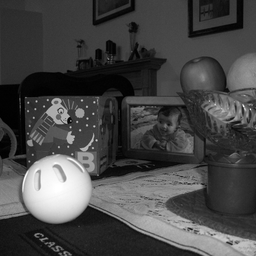
%> input picture images/toysflash.png (cropped and resized to the size of MATLAB's example picture, made grey), 256 x 256 px, given in place of rice.png, which was not available
$ octave assignmentv2.m   (GNU Octave 9; MATLAB toolbox functions it lacks are replaced by stand-ins)
%> lines starting %> are read from the running program, lines starting %| are printed output that depends on the picture; in (x1, y1, x2, y2) boxes, pixels count from 0 and x2, y2 are one past the last pixel; in counts of white or black regions, pixels touching at a corner belong together; the program's own positions count from 1; pictures that were not available may be replaced by others from this repository, and a replacement may not be noted
imageDataPath = fullfile(matlabroot, 'toolbox', 'images', 'imdata');
files = dir(fullfile(imageDataPath, '*.png'));
disp({files.name});
image = imread(fullfile(imageDataPath, 'rice.png'));
%> image is the input picture: size 256x256 uint8; min 0, max 255, mean 70.6
imshow(image);

% Calculate histogram
[counts, binLocations] = imhist(image);
%> counts = 256 values, max 1255 at index 48, min 17 at index 255, mean 256; binLocations = 256 values from 0 to 255

% Plot histogram
figure;
bar(binLocations, counts);
title('Intensity Histogram of Rice Image');
xlabel('Pixel Intensity');
ylabel('Frequency');
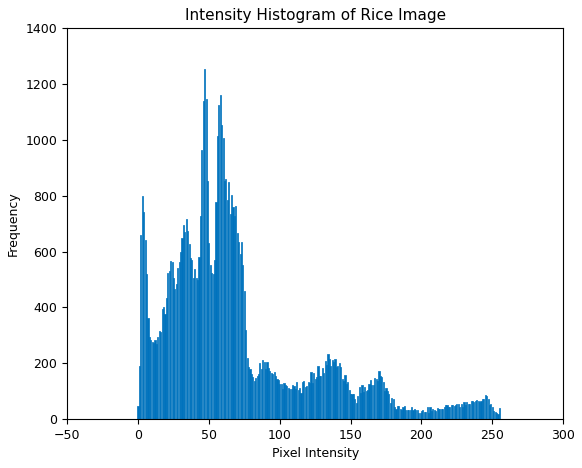
%> figure redrawn from the program's plot data; tallest bar 1255 high, from x = 46.6 to 47.4

% This script computes a global threshold for a given grayscale image I, by
% choosing an arbitrary initial estimate of a threshold, grouping the
% pixels into two sets, one with intensity values larger than the
% threshold, the other with intensity values smaller or equal than the
% threshold and calculate the mean of both sets. The mean of these two
% means will be taken as the new threshold estimate and this procedure is
% repeated until there is no change between two threshold estimates anymore
% The algorithm is equivalent to k-means clustering with two clusters.

% Load an image I before running the script
[counts, binLocations] = size(image);
%> counts = 256; binLocations = 256

[hist, x] = imhist(image);
%> hist = 256 values, max 1255 at index 48, min 17 at index 255, mean 256; x = 256 values from 0 to 255

% probability of intensities
p = hist/(counts*counts);
%> p = 256 values, max 0.0191 at index 48, min 0.000259 at index 255, mean 0.00391

% pick an initial estimate threshold
thresh=mean(image(:))+0.2;
%> thresh = 70.85

while true
    % all pixel with intensity > current threshold
    group1 = (x > thresh);
    % mean intensity of this set of pixels
    mean1 = sum(x(group1).*p(group1))/sum(p(group1));
    % all pixel with intensity <= current threshold
    group2 = (x<= thresh);
    % mean intensity of this set of pixels
    mean2 = sum(x(group2).*p(group2))/sum(p(group2));

    % new threshold estimate
    threshnew = (mean1 + mean2)/2;
    % continue until convergence
    if thresh==threshnew || isnan(thresh)
        break;
    else
        thresh=threshnew  % show steps taken
    end
end
%> this loop made 6 passes
%> (mean1, mean2, threshnew, thresh) on passes 1 to 5: (132.6, 40.58, 86.61, 86.61), (149.4, 44.12, 96.76, 96.76), (156.7, 45.82, 101.2, 101.2), (159.5, 46.53, 103, 103), (160.5, 46.79, 103.6, 103.6)
%> (mean1, mean2, threshnew) on pass 6: (160.5, 46.79, 103.6)

% display group1 as a red semi-transparent overlay
mask=image>thresh;
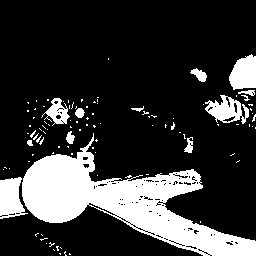
%> mask: size 256x256 logical; 21% white; 102 white regions (89 under 20 px), largest, box (x1, y1, x2, y2) and area: (22, 133, 256, 256) 10286, (0, 177, 28, 219) 794, (229, 54, 256, 90) 739
imshow(labeloverlay(image,mask,'Colormap','autumn'));
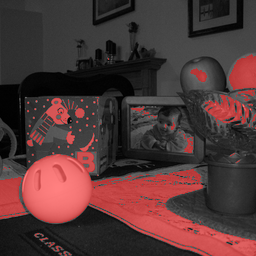
%> displayed picture: size 256x256x3, on the screen's scale of 0 to 255; mean R, G, B 80.6, 53.9, 53.9


%otsu method
function [threshold, variance_plot] = otsu_method(image)

    % Compute the histogram and total number of pixels
    [counts, ~] = imhist(image);
%> counts has the same summary as hist outside otsu_method
    total_pixels = sum(counts);
%> total_pixels = 65536

    % Normalize the histogram (probability distribution of intensities)
    normalized_hist = counts / total_pixels;
%> normalized_hist has the same summary as p outside otsu_method

    % Initialize variables
    max_variance = 0;
    threshold = 0;
    variance_plot = zeros(1, length(counts)); % Store variance values

    for t = 1:length(counts)
        % Probability of the two classes
        P1 = sum(normalized_hist(1:t));    % Class 1: pixels <= threshold t
        P2 = sum(normalized_hist(t+1:end)); % Class 2: pixels > threshold t

        % Class means
        m1 = sum((0:t-1)'.*normalized_hist(1:t)) / P1;
        m2 = sum((t:length(counts)-1)'.*normalized_hist(t+1:end)) / P2;

        % Global mean
        mg = sum((0:length(counts)-1)'.*normalized_hist);

        % Between-class variance
        sigma_b_sq = P1 * (m1 - mg)^2 + P2 * (m2 - mg)^2;

        % Store variance value
        variance_plot(t) = sigma_b_sq;

        % Update the threshold if a new max variance is found
        if sigma_b_sq > max_variance
            max_variance = sigma_b_sq;
            threshold = t;
        end
    end
%> this loop made 256 passes
%> (P1, P2, m1, m2, sigma_b_sq, max_variance) on passes 1 to 12: (0.000732, 0.999, 0, 70.7, 3.66, 3.66), (0.00366, 0.996, 0.8, 70.91, 17.93, 17.93), (0.0137, 0.986, 1.68, 71.61, 66.16, 66.16), (0.0259, 0.974, 2.3, 72.47, 124.3, 124.3), (0.0372, 0.963, 2.82, 73.27, 178, 178), (0.047, 0.953, 3.27, 73.97, 224, 224), (0.0549, 0.945, 3.66, 74.54, 260.8, 260.8), (0.0604, 0.94, 3.97, 74.94, 286, 286), (0.0649, 0.935, 4.25, 75.26, 306.1, 306.1), (0.0692, 0.931, 4.54, 75.57, 325, 325), (0.0734, 0.927, 4.85, 75.86, 343, 343), (0.0776, 0.922, 5.18, 76.15, 360.4, 360.4)
%> after the loop, max_variance = 2143.7; threshold = 104

    % Plot between-class variance
    figure;
    plot(variance_plot);
    xlabel('Threshold');
    ylabel('Between-Class Variance');
    title('Otsu’s Method: Between-Class Variance for Different Thresholds');
end

% Run Otsu's method on rice.png
[otsu_thresh, variance_plot] = otsu_method(image);
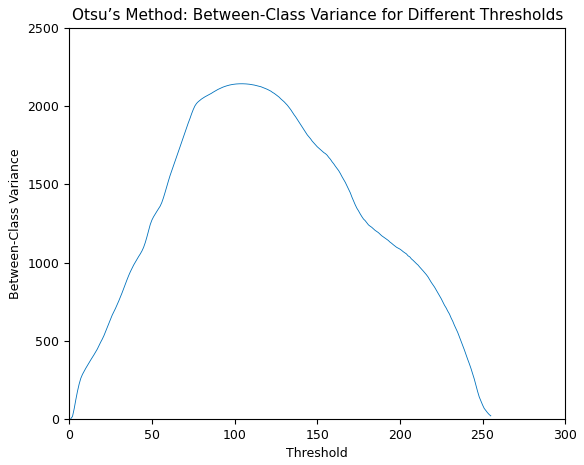
%> figure redrawn from the program's plot data; curve peaks at x = 104, y = 2143.7
%> otsu_thresh = 104
disp(['Otsu Method Threshold: ', num2str(otsu_thresh)]);
%| Otsu Method Threshold: 104


%comparison ....

I2 = imread('images/hand2BW.png');
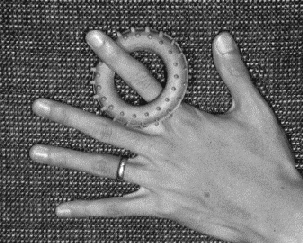
%> input picture images/hand2BW.png, 303 x 243 px
%> I2 is the input picture: size 243x303 uint8; min 21, max 255, mean 108.3


function threshold = my_otsu(I2)
    % Compute the histogram
    [counts, binLocations] = imhist(I2);
%> counts = 256 values, max 6672 at index 169, min 0 at index 1, mean 287.6; binLocations = 256 values from 0 to 255
    total = sum(counts);  % Total number of pixels
%> total = 73629

    % Normalize histogram (probability distribution)
    p = counts / total;
%> p = 256 values, max 0.0906 at index 169, min 0 at index 1, mean 0.00391

    % Global mean
    m_g = sum(binLocations .* p);
%> m_g = 108.3

    max_sigma_b_sq = 0;  % Initialize maximum between-class variance
    best_threshold = 0;  % Initialize best threshold

    % Iterate through all possible thresholds
    for T = 1:length(binLocations)
        P1 = sum(p(1:T));  % Probability of class 1
        P2 = sum(p(T+1:end));  % Probability of class 2

        if P1 == 0 || P2 == 0
            continue;  % Avoid division by zero
        end

        m1 = sum(binLocations(1:T) .* p(1:T)) / P1;  % Mean of class 1
        m2 = sum(binLocations(T+1:end) .* p(T+1:end)) / P2;  % Mean of class 2

        % Between-class variance
        sigma_b_sq = P1 * (m1 - m_g)^2 + P2 * (m2 - m_g)^2;

        % Check if this is the maximum variance
        if sigma_b_sq > max_sigma_b_sq
            max_sigma_b_sq = sigma_b_sq;
            best_threshold = binLocations(T);
        end
    end
%> this loop made 256 passes
%> (P1, P2, m1, m2, sigma_b_sq, max_sigma_b_sq) on passes 22, 31, 36, 37, 40, 43, 44: (0.0171, 0.983, 21, 109.8, 132.7, 132.7), (0.0607, 0.939, 27.46, 113.5, 422, 422), (0.0622, 0.938, 27.64, 113.6, 431.2, 431.2), (0.0742, 0.926, 28.99, 114.6, 503.6, 503.6), (0.0767, 0.923, 29.32, 114.8, 518, 518), (0.0806, 0.919, 29.93, 115.1, 537.8, 537.8), (0.131, 0.869, 34.93, 119.3, 807.7, 807.7)
%> (P1, P2) on passes 1 to 6: (0, 1), (0, 1), (0, 1), (0, 1), (0, 1), (0, 1)

    % Return the best threshold
    threshold = best_threshold;
end

% Call your Otsu function
my_threshold = my_otsu(I2);

% MATLAB's built-in Otsu method
matlab_threshold = graythresh(I2);

% Convert MATLAB's threshold from the [0, 1] range to [0, 255] for comparison
matlab_threshold_scaled = matlab_threshold * 255;

% Display results
fprintf('My Otsu threshold: %.2f\n', my_threshold);
%| My Otsu threshold: 107.00
fprintf('MATLAB graythresh threshold: %.2f\n', matlab_threshold_scaled);
%| MATLAB graythresh threshold: 107.00


% Threshold the image using your threshold
I_my_thresh = I2 > my_threshold;
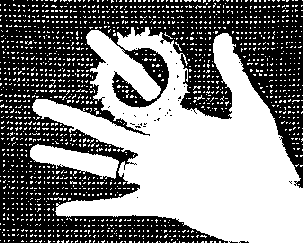
%> I_my_thresh: size 243x303 logical; 50.7% white; 35 black regions (34 under 20 px), largest, box (x1, y1, x2, y2) and area: (0, 0, 303, 243) 36224

% Threshold the image using MATLAB's threshold
I_matlab_thresh = I2 > matlab_threshold_scaled;

% Display the results
subplot(1, 3, 1), imshow(I2), title('Original Image');
subplot(1, 3, 2), imshow(I_my_thresh), title('My Otsu Threshold');
subplot(1, 3, 3), imshow(I_matlab_thresh), title('MATLAB graythresh');
